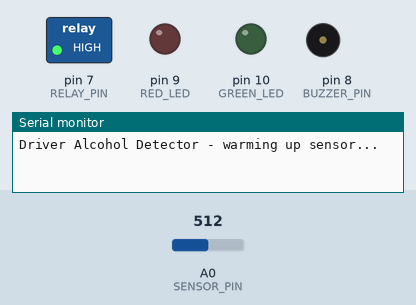
Recording of a sketch running on a simulated Arduino Uno, built with avr-gcc and run on an emulated ATmega328P. Parts: switched loads named in the sketch (green lamp = pin HIGH), output pins drawn as LEDs (lit = HIGH), buzzer (waves = sounding), the last lines printed to the serial monitor. The test bench sets the inputs (shaded band); at power-on: A0 (SENSOR_PIN) = 512.

Above: at 0.1 s.
At 39.6 s:
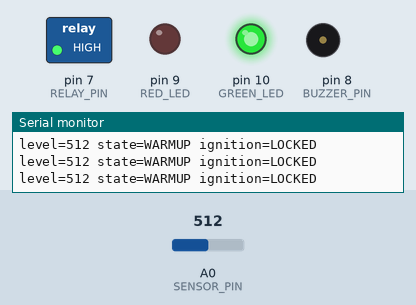
Timing chart, 0 to 40.0 s (numbered marks = the images above):
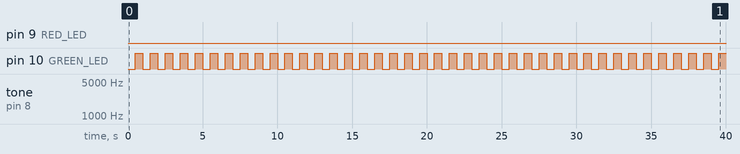

Measured:
- by itself, pin 10 (GREEN_LED): alternates HIGH for 0.50 s and LOW for 0.50 s

The sketch:

driver_alcohol_detector.ino
```cpp
// Driver Alcohol Detector - Arduino Uno
// An MQ-3 alcohol sensor measures alcohol in the driver's breath. Above the
// lock level the ignition relay is cut and a buzzer sounds; the vehicle stays
// locked until a clean breath reading is held for 30 seconds.
//
// Wiring:
//   MQ-3 module AOUT -> A0, VCC -> 5V, GND -> GND
//   Ignition relay IN -> D7 (active LOW; relay ON = ignition enabled)
//   Buzzer -> D8, Red LED -> D9, Green LED -> D10 (each LED with a 220 ohm resistor)

#include "alcohol_monitor.h"

const uint8_t SENSOR_PIN = A0;
const uint8_t RELAY_PIN = 7;
const uint8_t BUZZER_PIN = 8;
const uint8_t RED_LED = 9;
const uint8_t GREEN_LED = 10;
const bool RELAY_ACTIVE_LOW = true;

// Thresholds are raw ADC values; calibrate them for your MQ-3 module.
AlcoholConfig config = {
  60000UL,  // 60 s heater warm-up
  350,      // warning level
  500,      // lock level
  30000UL   // 30 s of clean readings to unlock
};

AlcoholMonitor monitor(config);
unsigned long lastSample = 0;
unsigned long lastPrint = 0;

void setIgnition(bool enabled) {
  digitalWrite(RELAY_PIN, (enabled ^ RELAY_ACTIVE_LOW) ? HIGH : LOW);
}

void showState(AlcoholState s, unsigned long now) {
  bool blink = (now / 250) % 2;
  switch (s) {
    case WARMUP:   // green blinks slowly while warming up
      digitalWrite(GREEN_LED, (now / 500) % 2); digitalWrite(RED_LED, LOW); noTone(BUZZER_PIN); break;
    case SAFE:
      digitalWrite(GREEN_LED, HIGH); digitalWrite(RED_LED, LOW); noTone(BUZZER_PIN); break;
    case WARNING:  // red blinks, short beeps
      digitalWrite(GREEN_LED, LOW); digitalWrite(RED_LED, blink);
      if (blink) tone(BUZZER_PIN, 1500); else noTone(BUZZER_PIN);
      break;
    case LOCKED:   // red solid, continuous alarm
      digitalWrite(GREEN_LED, LOW); digitalWrite(RED_LED, HIGH); tone(BUZZER_PIN, 2500); break;
  }
}

const char* stateName(AlcoholState s) {
  switch (s) {
    case WARMUP: return "WARMUP";
    case SAFE: return "SAFE";
    case WARNING: return "WARNING";
    default: return "LOCKED";
  }
}

void setup() {
  Serial.begin(9600);
  pinMode(RELAY_PIN, OUTPUT);
  pinMode(BUZZER_PIN, OUTPUT);
  pinMode(RED_LED, OUTPUT);
  pinMode(GREEN_LED, OUTPUT);
  setIgnition(false);   // locked until the sensor has warmed up
  Serial.println(F("Driver Alcohol Detector - warming up sensor..."));
}

void loop() {
  unsigned long now = millis();
  if (now - lastSample >= 100) {   // 10 samples per second
    lastSample = now;
    monitor.update(analogRead(SENSOR_PIN), now);
    setIgnition(monitor.ignitionAllowed());
  }
  showState(monitor.getState(), now);

  if (now - lastPrint >= 1000) {
    lastPrint = now;
    Serial.print(F("level="));
    Serial.print(monitor.average());
    Serial.print(F(" state="));
    Serial.print(stateName(monitor.getState()));
    Serial.print(F(" ignition="));
    Serial.println(monitor.ignitionAllowed() ? F("ENABLED") : F("LOCKED"));
  }
}
```

alcohol_monitor.h
```cpp
// Pure decision logic for the driver alcohol detector.
// No Arduino dependencies, so it can be unit-tested on a PC.
#ifndef ALCOHOL_MONITOR_H
#define ALCOHOL_MONITOR_H

#include <stdint.h>

struct AlcoholConfig {
  uint32_t warmupMs;      // MQ-3 heater warm-up time; ignition locked meanwhile
  int warnLevel;          // averaged ADC level that triggers a warning
  int lockLevel;          // averaged ADC level that locks the ignition
  uint32_t clearMs;       // reading must stay below warnLevel this long to unlock
};

enum AlcoholState { WARMUP, SAFE, WARNING, LOCKED };

class AlcoholMonitor {
 public:
  static const int WINDOW = 8;   // moving-average window

  explicit AlcoholMonitor(const AlcoholConfig& c)
      : cfg(c), state(WARMUP), count(0), index(0), sum(0), cleanSince(0), cleanTiming(false) {
    for (int i = 0; i < WINDOW; i++) samples[i] = 0;
  }

  // Feed one raw ADC sample (0-1023) and the current time.
  AlcoholState update(int raw, uint32_t nowMs) {
    sum -= samples[index];
    samples[index] = raw;
    sum += raw;
    index = (index + 1) % WINDOW;
    if (count < WINDOW) count++;

    if (nowMs < cfg.warmupMs && state == WARMUP) return state;

    int avg = average();
    if (state == LOCKED) {
      // Stay locked until the driver gives a clean reading for clearMs.
      if (avg < cfg.warnLevel) {
        if (!cleanTiming) { cleanTiming = true; cleanSince = nowMs; }
        if (nowMs - cleanSince >= cfg.clearMs) { state = SAFE; cleanTiming = false; }
      } else {
        cleanTiming = false;
      }
      return state;
    }

    if (avg >= cfg.lockLevel) { state = LOCKED; cleanTiming = false; }
    else if (avg >= cfg.warnLevel) state = WARNING;
    else state = SAFE;
    return state;
  }

  int average() const { return count ? (int)(sum / count) : 0; }
  AlcoholState getState() const { return state; }
  bool ignitionAllowed() const { return state == SAFE || state == WARNING; }

 private:
  AlcoholConfig cfg;
  AlcoholState state;
  int samples[WINDOW];
  int count, index;
  long sum;
  uint32_t cleanSince;
  bool cleanTiming;
};

#endif
```
